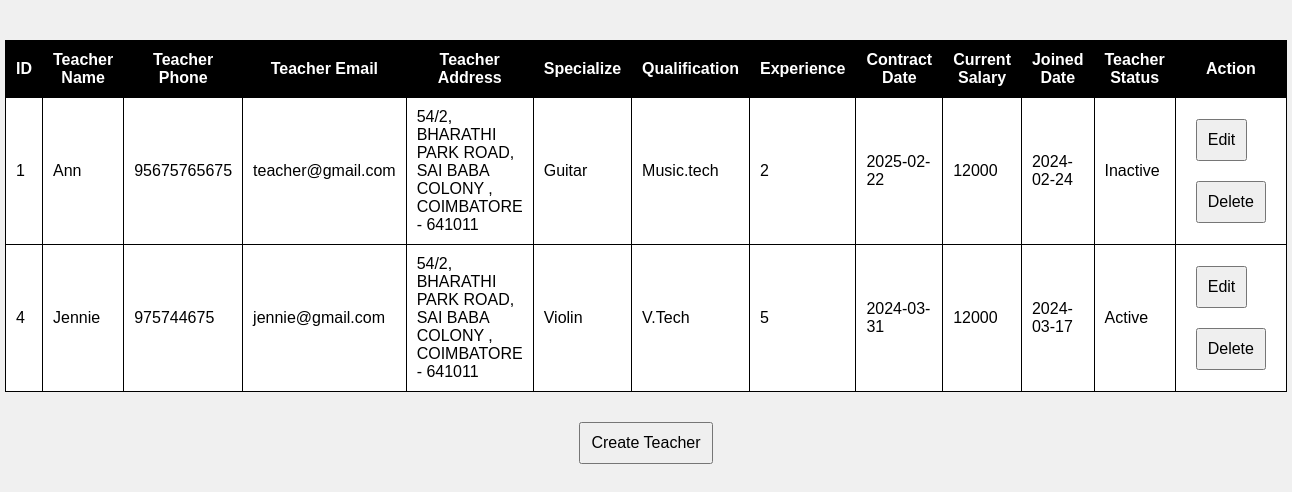
The app's page /admin/indexes/teacher_index.php, older data.
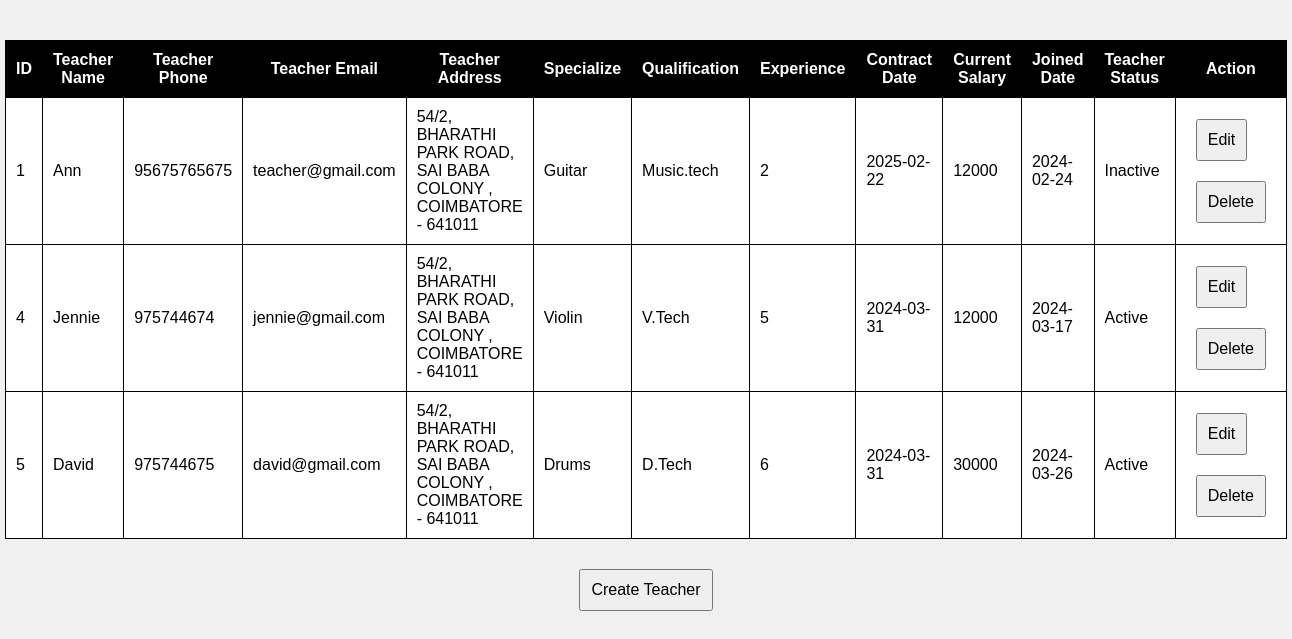
The same page, newer data.
### tables this page shows
CREATE TABLE `teachers` (
  `teacher_id` int(11) NOT NULL,
  `user_parent_id` int(11) DEFAULT NULL,
  `teacher_phone` varchar(255) DEFAULT NULL,
  `teacher_email` varchar(255) DEFAULT NULL,
  `teacher_address` varchar(255) DEFAULT NULL,
  `course_parent_id` int(11) DEFAULT NULL,
  `qualification` varchar(255) DEFAULT NULL,
  `teacher_exp` int(11) DEFAULT NULL,
  `contract_date` date DEFAULT NULL,
  `current_salary` int(11) DEFAULT NULL,
  `join_date` date DEFAULT NULL,
  `teacher_status` enum('Active','Inactive') DEFAULT NULL
);

CREATE TABLE `users` (
  `user_id` int(11) NOT NULL,
  `user_name` varchar(255) NOT NULL,
  `user_password` varchar(255) NOT NULL,
  `user_type` enum('Student','Teacher','None') NOT NULL DEFAULT 'None',
  `user_status` enum('Active','Inactive') NOT NULL
);

CREATE TABLE `courses` (
  `course_id` int(11) NOT NULL,
  `course_name` varchar(255) NOT NULL,
  `course_desc` longtext NOT NULL,
  `course_img` varchar(255) NOT NULL,
  `course_icon` varchar(255) NOT NULL,
  `course_status` enum('Active','Inactive') NOT NULL
);

### admin/indexes/teacher_index.php (the view, shortened to what this page needs)
<html>
<head>
</head>
<body>
<h2 id="responseMessageTeacher">&nbsp;</h2>
    <div id="updateTableContainerTeacher">
    <?php
    include("../db.php");
    $sql = "SELECT s.*,
               us.user_name,
               c.course_name
        FROM teachers s
        LEFT JOIN courses c ON s.course_parent_id = c.course_id
        LEFT JOIN users us ON s.user_parent_id = us.user_id";
    $result = $conn->query($sql);
    if ($result->num_rows > 0) {
        echo "<table>";
        echo "<tr><th>ID</th><th>Teacher Name</th><th>Teacher Phone</th><th>Teacher Email</th><th>Teacher Address</th><th>Specialize</th><th>Qualification</th><th>Experience</th><th>Contract Date</th><th>Current Salary</th><th>Joined Date</th><th>Teacher Status</th><th>Action</th></tr>";
        while ($row = $result->fetch_assoc()) {
            echo "<tr>";
            echo "<td>{$row['teacher_id']}</td>";
            echo "<td>{$row['user_name']}</td>";
            echo "<td>{$row['teacher_phone']}</td>";
            echo "<td>{$row['teacher_email']}</td>";
            echo "<td>{$row['teacher_address']}</td>";
            echo "<td>{$row['course_name']}</td>";
            echo "<td>{$row['qualification']}</td>";
            echo "<td>{$row['teacher_exp']}</td>";
            echo "<td>{$row['contract_date']}</td>";
            echo "<td>{$row['current_salary']}</td>";
            echo "<td>{$row['join_date']}</td>";
            echo "<td>{$row['teacher_status']}</td>";
            echo "<td>";
            echo "<button onclick=\"showFormTeacher('edit_mode_teacher', {$row['teacher_id']})\">Edit</button>";
            echo "<button onclick=\"showFormTeacher('delete_mode_teacher', {$row['teacher_id']})\">Delete</button>";
            echo "</td>";
            echo "</tr>";
        }
        echo "</table>";
    } else {
        echo "No Teachers found.";
    }
    ?>
</div>
<button onclick="showFormTeacher('create_mode_teacher', null)">Create Teacher</button>
</body>
</html>

Row changes from the older to the newer data that the page shows:
changed teachers "jennie@gmail.com": teacher_phone "975744675" → "975744674"
added teachers: teacher_id "5", users.user_name "David", teacher_phone "975744675", teacher_email "david@gmail.com", teacher_address "54/2, BHARATHI PARK ROAD, SAI BABA COLONY , COIMBATORE - 641011", courses.course_name "Drums", qualification "D.Tech", teacher_exp "6", contract_date "2024-03-31", current_salary "30000", join_date "2024-03-26", teacher_status "Active"
